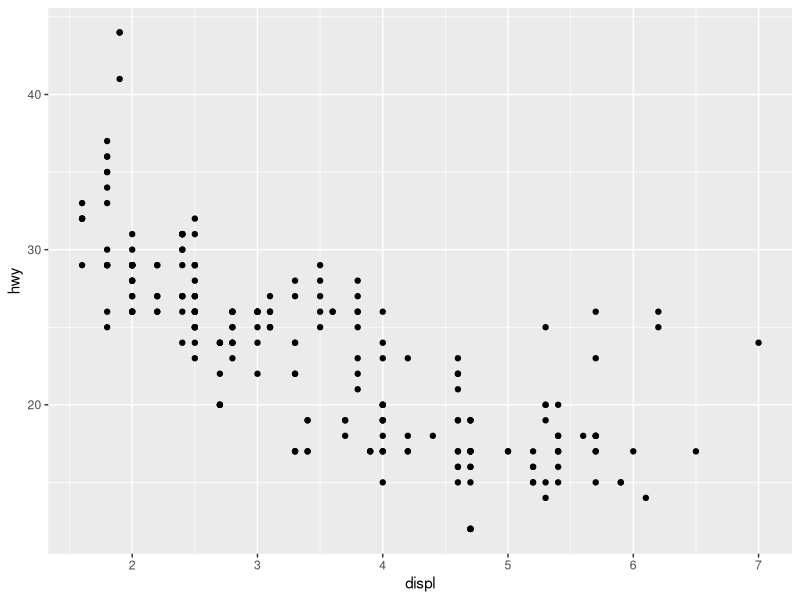
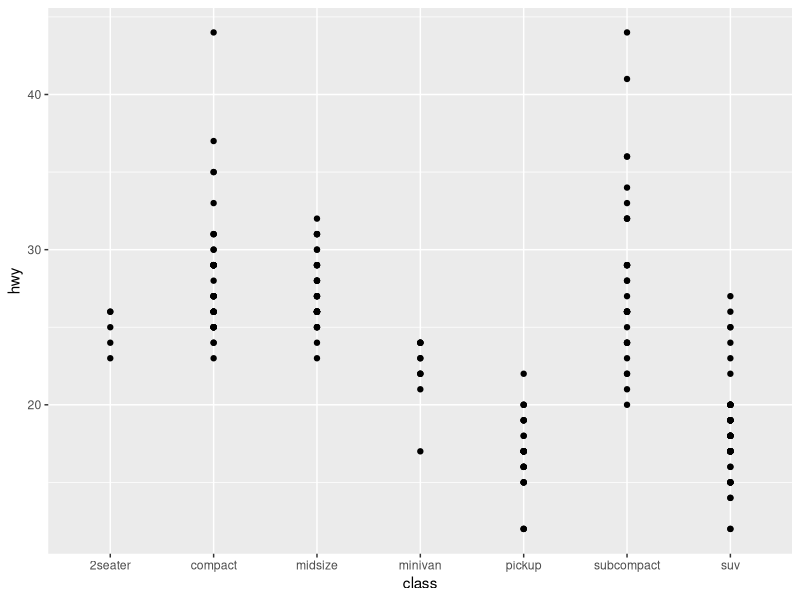
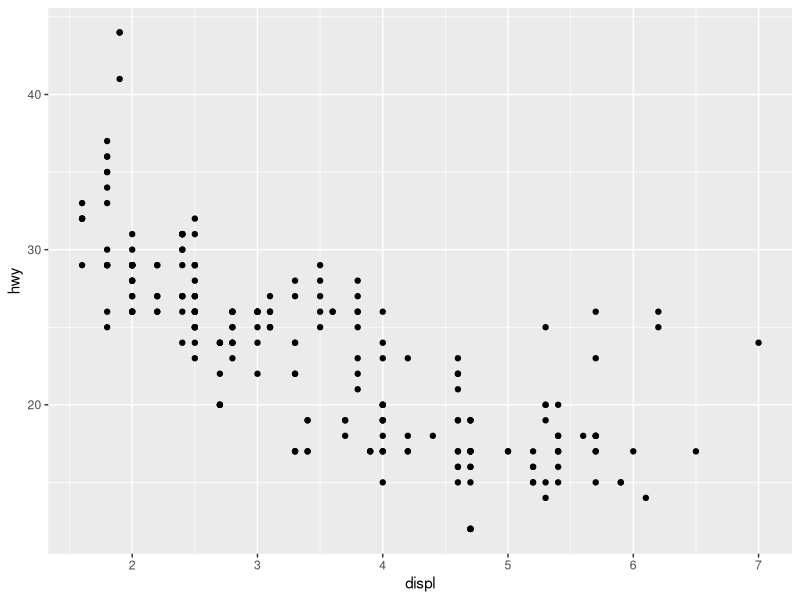
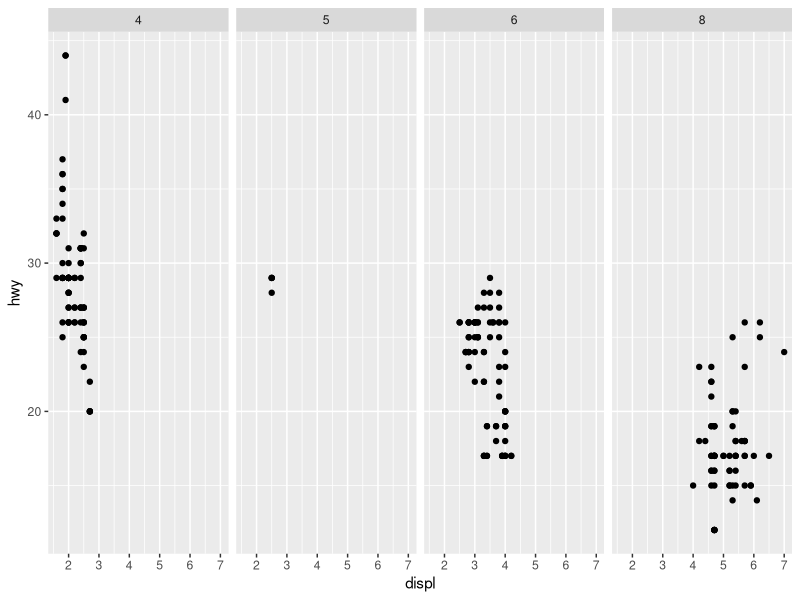
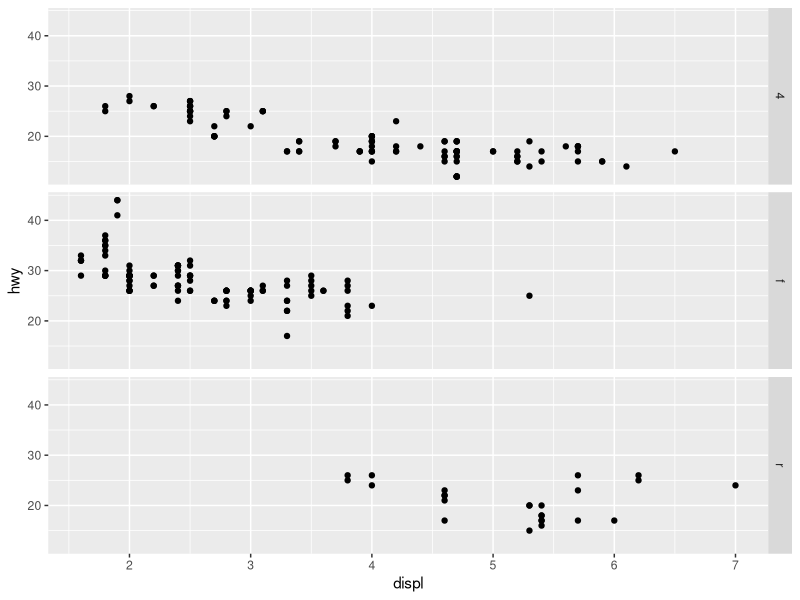
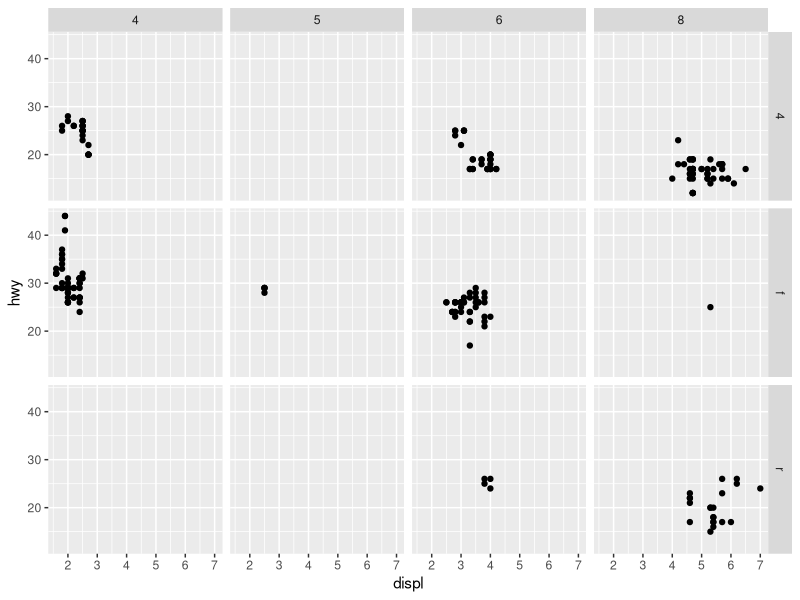
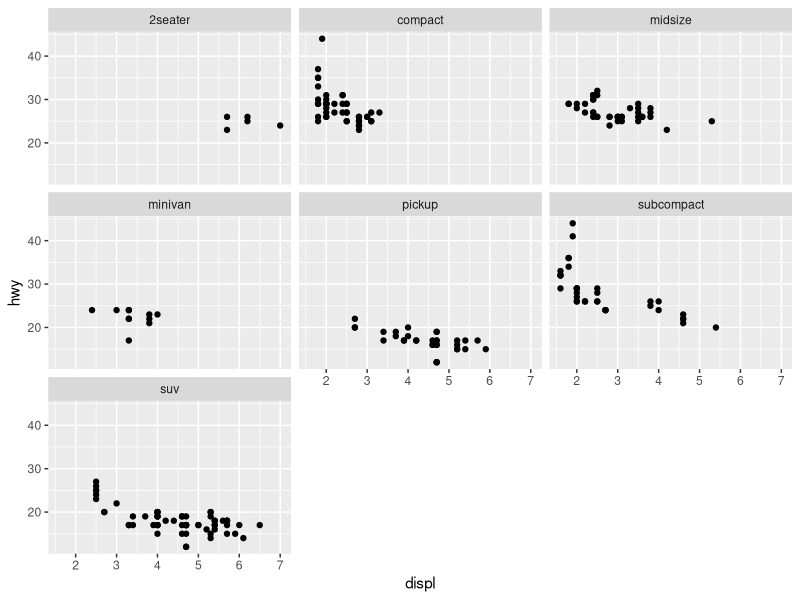
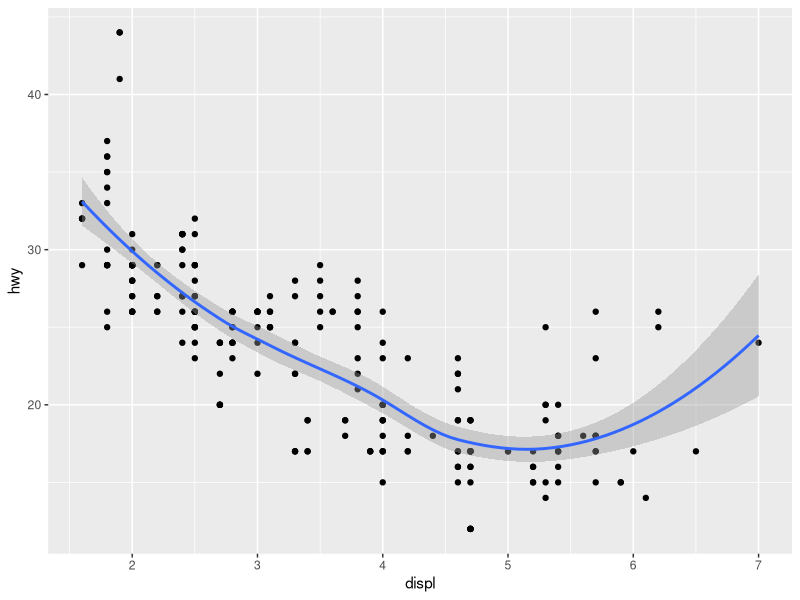

Source code (R) for these figures, in order:
## ---- chunk 1
knitr::opts_chunk$set(echo = TRUE, comment="")
#install.packages(tidyverse)
library(tidyverse)
#library(ggplot2)
## ---- chunk 2
data(mpg)
summary(mpg)
## ---- chunk 3
ggplot(data = mpg)+
  geom_point(mapping = aes(x = displ, y = hwy))
## ---- chunk 4
ggplot(data = mpg) +
  geom_point(mapping = aes(x = class, y = hwy))
## ---- chunk 5

## ---- chunk 6

## ---- chunk 7
ggplot(data = mpg) +
  geom_point(mapping = aes(x = displ, y = hwy))
## ---- chunk 8
# Makes a plot that the commands below will modify
q <- ggplot(mpg) + geom_point(aes(x = displ, y = hwy))

q + facet_grid(. ~ cyl)
q + facet_grid(drv ~ .)
q + facet_grid(drv ~ cyl)
q + facet_wrap(~ class)
## ---- chunk 9

## ---- chunk 10
ggplot(mpg) + 
  geom_point(aes(displ, hwy)) +
  geom_smooth(aes(displ, hwy))
